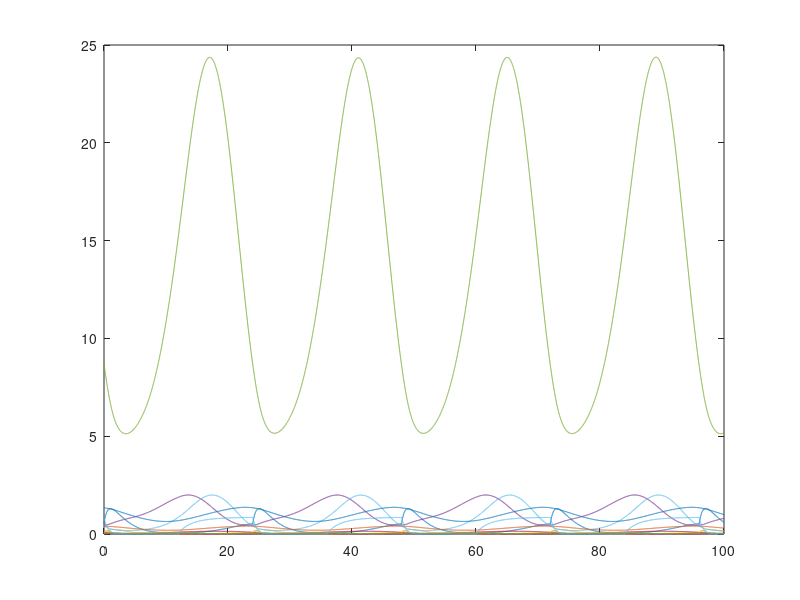

This chart was generated by the following MATLAB code:
% This file works with MATLAB and is automatically generated with 
% the System Biology Format Converter (http://sbfc.sourceforge.net/)
% from an SBML file. 
% To run this file with Octave you must edit the comments providing
% the definition of the ode solver and the signature for the 
% xdot function.
%
% The conversion system has the following limitations:
%  - You may have to re order some reactions and Assignment Rules definition
%  - Delays are not taken into account
%  - You should change the lsode parameters (start, end, steps) to get better results
%

%
% Model name = Locke2005 - Circadian Clock
%
% is http://identifiers.org/biomodels.db/MODEL0737170531
% is http://identifiers.org/biomodels.db/BIOMD0000000055
% isDescribedBy http://identifiers.org/pubmed/16729048
% isDerivedFrom http://identifiers.org/pubmed/15784272
%


function main()
%Initial conditions vector
	x0=zeros(13,1);
	x0(1) = 0.539;
	x0(2) = 0.015;
	x0(3) = 0.0855;
	x0(4) = 0.456;
	x0(5) = 8.7;
	x0(6) = 0.4;
	x0(7) = 0.08;
	x0(8) = 1.34;
	x0(9) = 0.4;
	x0(10) = 0.037;
	x0(11) = 0.004;
	x0(12) = 0.013;
	x0(13) = 0.835;


% Depending on whether you are using Octave or Matlab,
% you should comment / uncomment one of the following blocks.
% This should also be done for the definition of the function f below.
% Start Matlab code
	tspan=[0:0.01:100];
	opts = odeset('AbsTol',1e-10);
	[t,x]=ode23s(@f,tspan,x0,opts);
% End Matlab code

% Start Octave code
%	t=linspace(0,100,100);
%	x=lsode('f',x0,t);
% End Octave code


	plot(t,x);
end



% Depending on whether you are using Octave or Matlab,
% you should comment / uncomment one of the following blocks.
% This should also be done for the definition of the function f below.
% Start Matlab code
function xdot=f(t,x)
% End Matlab code

% Start Octave code
%function xdot=f(x,t)
% End Octave code

% Compartment: id = compartment, name = compartment, constant
	compartment_compartment=1.0;
% Parameter:   id =  q1, name = q1
	global_par_q1=2.4514;
% Parameter:   id =  n1, name = n1
	global_par_n1=5.1694;
% Parameter:   id =  a, name = a
	global_par_a=3.3064;
% Parameter:   id =  g1, name = g1
	global_par_g1=0.876738488;
% Parameter:   id =  m1, name = m1
	global_par_m1=1.5283;
% Parameter:   id =  k1, name = k1
	global_par_k1=1.817;
% Parameter:   id =  p1, name = p1
	global_par_p1=0.8295;
% Parameter:   id =  r1, name = r1
	global_par_r1=16.8363;
% Parameter:   id =  r2, name = r2
	global_par_r2=0.1687;
% Parameter:   id =  m2, name = m2
	global_par_m2=20.44;
% Parameter:   id =  k2, name = k2
	global_par_k2=1.5644;
% Parameter:   id =  m3, name = m3
	global_par_m3=3.6888;
% Parameter:   id =  k3, name = k3
	global_par_k3=1.2765;
% Parameter:   id =  n2, name = n2
	global_par_n2=3.0087;
% Parameter:   id =  b, name = b
	global_par_b=1.0258;
% Parameter:   id =  g2, name = g2
	global_par_g2=0.036805783;
% Parameter:   id =  g3, name = g3
	global_par_g3=0.26593318;
% Parameter:   id =  c, name = c
	global_par_c=1.0258;
% Parameter:   id =  m4, name = m4
	global_par_m4=3.8231;
% Parameter:   id =  k4, name = k4
	global_par_k4=2.5734;
% Parameter:   id =  p2, name = p2
	global_par_p2=4.324;
% Parameter:   id =  r3, name = r3
	global_par_r3=0.3166;
% Parameter:   id =  r4, name = r4
	global_par_r4=2.1509;
% Parameter:   id =  m5, name = m5
	global_par_m5=0.0013;
% Parameter:   id =  m6, name = m6
	global_par_m6=3.1741;
% Parameter:   id =  k5, name = k5
	global_par_k5=2.7454;
% Parameter:   id =  m7, name = m7
	global_par_m7=0.0492;
% Parameter:   id =  m8, name = m8
	global_par_m8=4.0424;
% Parameter:   id =  k6, name = k6
	global_par_k6=0.4033;
% Parameter:   id =  n3, name = n3
	global_par_n3=0.2431;
% Parameter:   id =  d, name = d
	global_par_d=1.4422;
% Parameter:   id =  g4, name = g4
	global_par_g4=0.538811228;
% Parameter:   id =  m9, name = m9
	global_par_m9=10.1132;
% Parameter:   id =  k7, name = k7
	global_par_k7=6.5585;
% Parameter:   id =  p3, name = p3
	global_par_p3=2.147;
% Parameter:   id =  r5, name = r5
	global_par_r5=1.0352;
% Parameter:   id =  r6, name = r6
	global_par_r6=3.3017;
% Parameter:   id =  m10, name = m10
	global_par_m10=0.2179;
% Parameter:   id =  k8, name = k8
	global_par_k8=0.6632;
% Parameter:   id =  m11, name = m11
	global_par_m11=3.3442;
% Parameter:   id =  k9, name = k9
	global_par_k9=17.1111;
% Parameter:   id =  q2, name = q2
	global_par_q2=2.40178;
% Parameter:   id =  n4, name = n4
	global_par_n4=0.0857;
% Parameter:   id =  n5, name = n5
	global_par_n5=0.1649;
% Parameter:   id =  g5, name = g5
	global_par_g5=1.17803247;
% Parameter:   id =  g6, name = g6
	global_par_g6=0.064455137;
% Parameter:   id =  f, name = f
	global_par_f=1.0237;
% Parameter:   id =  e, name = e
	global_par_e=3.6064;
% Parameter:   id =  m12, name = m12
	global_par_m12=4.297;
% Parameter:   id =  k10, name = k10
	global_par_k10=1.7303;
% Parameter:   id =  p4, name = p4
	global_par_p4=0.2485;
% Parameter:   id =  r7, name = r7
	global_par_r7=2.2123;
% Parameter:   id =  r8, name = r8
	global_par_r8=0.2002;
% Parameter:   id =  m13, name = m13
	global_par_m13=0.1347;
% Parameter:   id =  k11, name = k11
	global_par_k11=1.8258;
% Parameter:   id =  m14, name = m14
	global_par_m14=0.6114;
% Parameter:   id =  k12, name = k12
	global_par_k12=1.8066;
% Parameter:   id =  p5, name = p5
	global_par_p5=0.5;
% Parameter:   id =  k13, name = k13
	global_par_k13=1.2;
% Parameter:   id =  q3, name = q3
	global_par_q3=1.0;
% Parameter:   id =  m15, name = m15
	global_par_m15=1.2;
% Parameter:   id =  Lmax, name = Lmax
	global_par_Lmax=1.0;
% Parameter:   id =  Lmin, name = Lmin
	global_par_Lmin=0.0;
% Parameter:   id =  CP, name = CP
	global_par_CP=24.0;
% Parameter:   id =  dayLength, name = dayLength
	global_par_dayLength=12.0;

% Reaction: id = one11, name = LHY transcription by light activation
	reaction_one11=compartment_compartment*ceil(sin(pi*t/global_par_dayLength+0.001)/2)*global_par_q1*x(13);

% Reaction: id = two11, name = Light independent LHY transcription	% Local Parameter:   id =  Fch_0, name = Fch_0
	reaction_two11_Fch_0=8.0;

	reaction_two11=compartment_compartment*global_par_n1*x(9)^global_par_a/(global_par_g1^global_par_a+x(9)^global_par_a);

% Reaction: id = three11, name = LHY mRNA degradation
	reaction_three11=compartment_compartment*global_par_m1*x(1)/(global_par_k1+x(1));

% Reaction: id = one12, name = LHY translation
	reaction_one12=compartment_compartment*global_par_p1*x(1);

% Reaction: id = three12, name = LHY transport out of nucleus
	reaction_three12=compartment_compartment*global_par_r2*x(3);

% Reaction: id = four12, name = Cytoplasmic LHY degradation	% Local Parameter:   id =  Fch_0, name = Fch_0
	reaction_four12_Fch_0=8.0;

	reaction_four12=compartment_compartment*global_par_m2*x(2)/(global_par_k2+x(2));

% Reaction: id = one13, name = LHY transport into nucleus
	reaction_one13=compartment_compartment*global_par_r1*x(2);

% Reaction: id = three13, name = Nuclear LHY degradation
	reaction_three13=compartment_compartment*global_par_m3*x(3)/(global_par_k3+x(3));

% Reaction: id = one14, name = TOC1 transcription
	reaction_one14=compartment_compartment*global_par_n2*x(12)^global_par_b/(global_par_g2^global_par_b+x(12)^global_par_b)*global_par_g3^global_par_c/(global_par_g3^global_par_c+x(3)^global_par_c);

% Reaction: id = two14, name = TOC mRNA degradation
	reaction_two14=compartment_compartment*global_par_m4*x(4)/(global_par_k4+x(4));

% Reaction: id = one15, name = TOC1 translation
	reaction_one15=compartment_compartment*global_par_p2*x(4);

% Reaction: id = three15, name = TOC1 transport out of nucleus
	reaction_three15=compartment_compartment*global_par_r4*x(6);

% Reaction: id = four15, name = Cytoplasmic TOC1 degradation
	reaction_four15=compartment_compartment*((1-ceil(sin(pi*t/global_par_dayLength+0.001)/2))*global_par_m5+global_par_m6)*x(5)/(global_par_k5+x(5));

% Reaction: id = one16, name = TOC1 movement into nucleus
	reaction_one16=compartment_compartment*global_par_r3*x(5);

% Reaction: id = three16, name = Nuclear TOC1 degradation
	reaction_three16=compartment_compartment*((1-ceil(sin(pi*t/global_par_dayLength+0.001)/2))*global_par_m7+global_par_m8)*x(6)/(global_par_k6+x(6));

% Reaction: id = one17, name = Protein X transcription
	reaction_one17=compartment_compartment*global_par_n3*x(6)^global_par_d/(global_par_g4^global_par_d+x(6)^global_par_d);

% Reaction: id = two17, name = Protein X degradation
	reaction_two17=compartment_compartment*global_par_m9*x(7)/(global_par_k7+x(7));

% Reaction: id = one18, name = Protein X translation
	reaction_one18=compartment_compartment*global_par_p3*x(7);

% Reaction: id = three18, name = ProteinX movement out of nucleus
	reaction_three18=compartment_compartment*global_par_r6*x(9);

% Reaction: id = four18, name = Cytoplasmic Protein X degradation
	reaction_four18=compartment_compartment*global_par_m10*x(8)/(global_par_k8+x(8));

% Reaction: id = one19, name = Protein X movement into nucleus
	reaction_one19=compartment_compartment*global_par_r5*x(8);

% Reaction: id = three19, name = Nuclear Protein X degradation
	reaction_three19=compartment_compartment*global_par_m11*x(9)/(global_par_k9+x(9));

% Reaction: id = one20, name = Protein Y transcription
	reaction_one20=compartment_compartment*(ceil(sin(pi*t/global_par_dayLength+0.001)/2)*global_par_q2*x(13)+(ceil(sin(pi*t/global_par_dayLength+0.001)/2)*global_par_n4+global_par_n5)*global_par_g5^global_par_e/(global_par_g5^global_par_e+x(6)^global_par_e))*global_par_g6^global_par_f/(global_par_g6^global_par_f+x(3)^global_par_f);

% Reaction: id = two20, name = Protein Y mRNA degradation
	reaction_two20=compartment_compartment*global_par_m12*x(10)/(global_par_k10+x(10));

% Reaction: id = one21, name = Protein Y translation
	reaction_one21=compartment_compartment*global_par_p4*x(10);

% Reaction: id = three21, name = Protein Y out of nucleus
	reaction_three21=compartment_compartment*global_par_r8*x(12);

% Reaction: id = four21, name = Cytoplasmic Protein Y degradation
	reaction_four21=compartment_compartment*global_par_m13*x(11)/(global_par_k11+x(11));

% Reaction: id = one22, name = Protein Y into nucleus
	reaction_one22=compartment_compartment*global_par_r7*x(11);

% Reaction: id = three22, name = Nuclear Protein Y degradation
	reaction_three22=compartment_compartment*global_par_m14*x(12)/(global_par_k12+x(12));

% Reaction: id = one23, name = Light dependent production of Protein P
	reaction_one23=compartment_compartment*(1-ceil(sin(pi*t/global_par_dayLength+0.001)/2))*global_par_p5;

% Reaction: id = two23, name = Protein P degradation
	reaction_two23=compartment_compartment*global_par_m15*x(13)/(global_par_k13+x(13));

% Reaction: id = three23, name = Light activated Protein P degradation
	reaction_three23=compartment_compartment*global_par_q3*ceil(sin(pi*t/global_par_dayLength+0.001)/2)*x(13);



	xdot=zeros(13,1);
	
% Species:   id = cLm, name = LHY mRNA, affected by kineticLaw
	xdot(1) = (1/(compartment_compartment))*(( 1.0 * reaction_one11) + ( 1.0 * reaction_two11) + (-1.0 * reaction_three11));
	
% Species:   id = cLc, name = LHY protein in cytoplasm, affected by kineticLaw
	xdot(2) = (1/(compartment_compartment))*(( 1.0 * reaction_one12) + ( 1.0 * reaction_three12) + (-1.0 * reaction_four12) + (-1.0 * reaction_one13));
	
% Species:   id = cLn, name = LHY protein in nucleus, affected by kineticLaw
	xdot(3) = (1/(compartment_compartment))*((-1.0 * reaction_three12) + ( 1.0 * reaction_one13) + (-1.0 * reaction_three13));
	
% Species:   id = cTm, name = TOC1 mRNA, affected by kineticLaw
	xdot(4) = (1/(compartment_compartment))*(( 1.0 * reaction_one14) + (-1.0 * reaction_two14));
	
% Species:   id = cTc, name = TOC1 protein in cytoplasm, affected by kineticLaw
	xdot(5) = (1/(compartment_compartment))*(( 1.0 * reaction_one15) + ( 1.0 * reaction_three15) + (-1.0 * reaction_four15) + (-1.0 * reaction_one16));
	
% Species:   id = cTn, name = TOC1 protein in nucleus, affected by kineticLaw
	xdot(6) = (1/(compartment_compartment))*((-1.0 * reaction_three15) + ( 1.0 * reaction_one16) + (-1.0 * reaction_three16));
	
% Species:   id = cXm, name = X mRNA, affected by kineticLaw
	xdot(7) = (1/(compartment_compartment))*(( 1.0 * reaction_one17) + (-1.0 * reaction_two17));
	
% Species:   id = cXc, name = X protein in cytoplasm, affected by kineticLaw
	xdot(8) = (1/(compartment_compartment))*(( 1.0 * reaction_one18) + ( 1.0 * reaction_three18) + (-1.0 * reaction_four18) + (-1.0 * reaction_one19));
	
% Species:   id = cXn, name = X protein in nucleus, affected by kineticLaw
	xdot(9) = (1/(compartment_compartment))*((-1.0 * reaction_three18) + ( 1.0 * reaction_one19) + (-1.0 * reaction_three19));
	
% Species:   id = cYm, name = Y mRNA, affected by kineticLaw
	xdot(10) = (1/(compartment_compartment))*(( 1.0 * reaction_one20) + (-1.0 * reaction_two20));
	
% Species:   id = cYc, name = Y protein in cytoplasm, affected by kineticLaw
	xdot(11) = (1/(compartment_compartment))*(( 1.0 * reaction_one21) + ( 1.0 * reaction_three21) + (-1.0 * reaction_four21) + (-1.0 * reaction_one22));
	
% Species:   id = cYn, name = Y protein in nucleus, affected by kineticLaw
	xdot(12) = (1/(compartment_compartment))*((-1.0 * reaction_three21) + ( 1.0 * reaction_one22) + (-1.0 * reaction_three22));
	
% Species:   id = cPn, name = light sensitive protein P, affected by kineticLaw
	xdot(13) = (1/(compartment_compartment))*(( 1.0 * reaction_one23) + (-1.0 * reaction_two23) + (-1.0 * reaction_three23));
end

% adding few functions representing operators used in SBML but not present directly 
% in either matlab or octave. 
function z=pow(x,y),z=x^y;end
function z=root(x,y),z=y^(1/x);end
function z = piecewise(varargin)
	numArgs = nargin;
	result = 0;
	foundResult = 0;
	for k=1:2: numArgs-1
		if varargin{k+1} == 1
			result = varargin{k};
			foundResult = 1;
			break;
		end
	end
	if foundResult == 0
		result = varargin{numArgs};
	end
	z = result;
end


